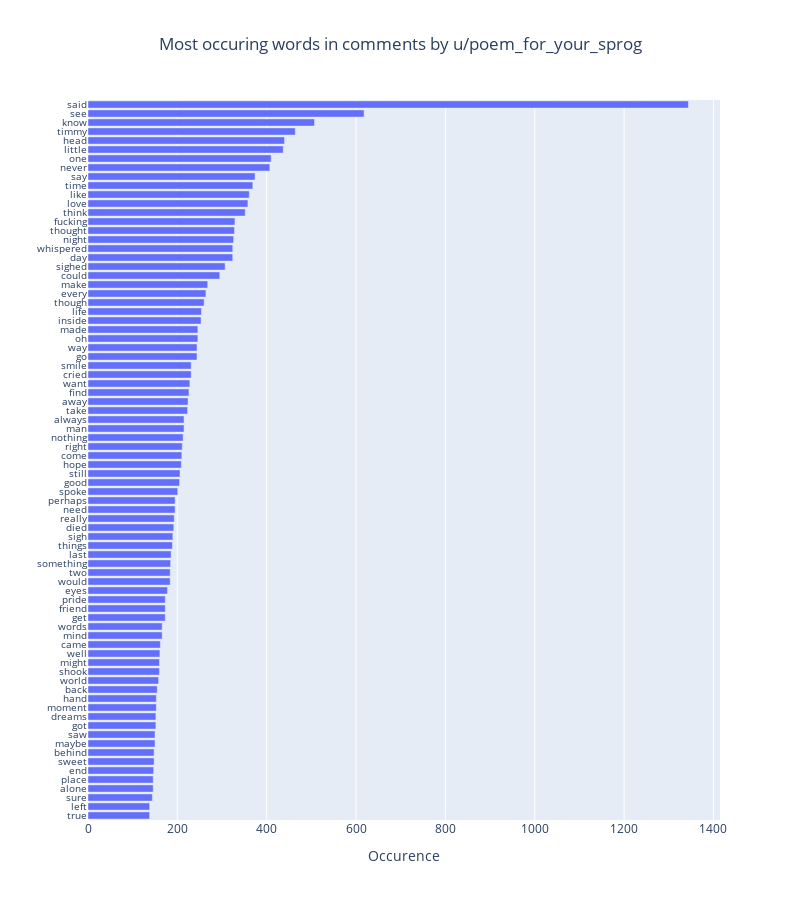

Here is the notebook cell this chart was saved with:
### Code cell
fig = go.Figure()
fig.add_trace(go.Bar(
    y=[x[0] for x in most_common[::-1]],
    x=[x[1] for x in most_common[::-1]],
    name='SF Zoo',
    orientation='h'
    )
)
fig.update_layout(
        width=800, 
        height=900,
        title='Most occuring words in comments by u/poem_for_your_sprog',
        title_x=0.5,
        xaxis_title='Occurence',
        yaxis_title='',
        yaxis=dict(
            tickfont=dict( size=10),
            tickvals=[x[0] for x in most_common[::-1]]
    )
)
fig.show()

### Figure 1 — Plotly figure (JSON) as saved in the notebook; plotly's stock layout.template omitted (floating-point values rounded to 4 significant figures)
{"data": [{"name": "SF Zoo", "orientation": "h", "type": "bar", "x": [138, 138, 144, 146, 146, 147, 148, 148, 150, 150, 152, 152, 153, 153, 155, 158, 160, 160, 161, 162, 166, 166, 173, 173, 173, 178, 184, 184, 185, 186, 189, 190, 192, 193, 195, 195, 201, 205, 206, 209, 210, 211, 213, 215, 215, 223, 224, 226, 228, 231, 231, 244, 244, 246, 246, 253, 254, 260, 264, 268, 295, 307, 324, 324, 326, 328, 329, 352, 358, 361, 369, 374, 407, 410, 437, 440, 464, 507, 618, 1344], "y": ["true", "left", "sure", "alone", "place", "end", "sweet", "behind", "maybe", "saw", "got", "dreams", "moment", "hand", "back", "world", "shook", "might", "well", "came", "mind", "words", "get", "friend", "pride", "eyes", "would", "two", "something", "last", "things", "sigh", "died", "really", "need", "perhaps", "spoke", "good", "still", "hope", "come", "right", "nothing", "man", "always", "take", "away", "find", "want", "cried", "smile", "go", "way", "oh", "made", "inside", "life", "though", "every", "make", "could", "sighed", "day", "whispered", "night", "thought", "fucking", "think", "love", "like", "time", "say", "never", "one", "little", "head", "timmy", "know", "see", "said"]}], "layout": {"height": 900, "title": {"text": "Most occuring words in comments by u/poem_for_your_sprog", "x": 0.5}, "width": 800, "xaxis": {"title": {"text": "Occurence"}}, "yaxis": {"tickfont": {"size": 10}, "tickvals": ["true", "left", "sure", "alone", "place", "end", "sweet", "behind", "maybe", "saw", "got", "dreams", "moment", "hand", "back", "world", "shook", "might", "well", "came", "mind", "words", "get", "friend", "pride", "eyes", "would", "two", "something", "last", "things", "sigh", "died", "really", "need", "perhaps", "spoke", "good", "still", "hope", "come", "right", "nothing", "man", "always", "take", "away", "find", "want", "cried", "smile", "go", "way", "oh", "made", "inside", "life", "though", "every", "make", "could", "sighed", "day", "whispered", "night", "thought", "fucking", "think", "love", "like", "time", "say", "never", "one", "little", "head", "timmy", "know", "see", "said"], "title": {"text": ""}}}}
